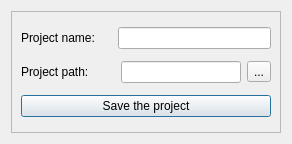
<?xml version="1.0" encoding="UTF-8"?>
<ui version="4.0">
 <class>dlg_save_pro</class>
 <widget class="QDialog" name="dlg_save_pro">
  <property name="geometry">
   <rect>
    <x>0</x>
    <y>0</y>
    <width>292</width>
    <height>144</height>
   </rect>
  </property>
  <property name="windowTitle">
   <string>Save your Project</string>
  </property>
  <layout class="QGridLayout" name="gridLayout">
   <item row="0" column="0">
    <widget class="QFrame" name="frame">
     <property name="frameShape">
      <enum>QFrame::StyledPanel</enum>
     </property>
     <property name="frameShadow">
      <enum>QFrame::Raised</enum>
     </property>
     <layout class="QGridLayout" name="gridLayout_2">
      <item row="0" column="0">
       <layout class="QHBoxLayout" name="horizontalLayout">
        <item>
         <widget class="QLabel" name="label">
          <property name="text">
           <string>Project name:</string>
          </property>
         </widget>
        </item>
        <item>
         <widget class="QLineEdit" name="le_1_pg1">
          <property name="maximumSize">
           <size>
            <width>153</width>
            <height>16777215</height>
           </size>
          </property>
          <property name="layoutDirection">
           <enum>Qt::RightToLeft</enum>
          </property>
         </widget>
        </item>
       </layout>
      </item>
      <item row="1" column="0">
       <layout class="QHBoxLayout" name="horizontalLayout_2">
        <item>
         <widget class="QLabel" name="label_2">
          <property name="text">
           <string>Project path:</string>
          </property>
         </widget>
        </item>
        <item>
         <widget class="QLineEdit" name="le_2_pg1">
          <property name="maximumSize">
           <size>
            <width>120</width>
            <height>16777215</height>
           </size>
          </property>
         </widget>
        </item>
        <item>
         <widget class="QToolButton" name="tbtn_path">
          <property name="text">
           <string>...</string>
          </property>
         </widget>
        </item>
       </layout>
      </item>
      <item row="2" column="0">
       <widget class="QPushButton" name="btn_save_project">
        <property name="text">
         <string notr="true">Save the project</string>
        </property>
       </widget>
      </item>
     </layout>
    </widget>
   </item>
  </layout>
 </widget>
 <resources/>
 <connections/>
</ui>
